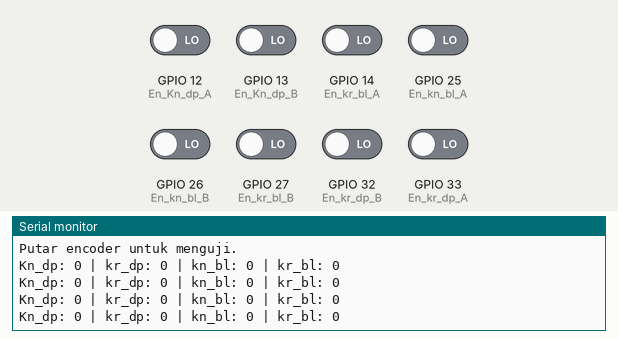
Recording of a sketch running on a simulated ESP32. Shown: the last lines printed to the serial monitor. The inputs (shaded band) are chosen by the test bench; at power-on: GPIO 12 (En_Kn_dp_A), GPIO 13 (En_Kn_dp_B), GPIO 14 (En_kr_bl_A), GPIO 25 (En_kn_bl_A), GPIO 26 (En_kn_bl_B), GPIO 27 (En_kr_bl_B), GPIO 32 (En_kr_dp_B), GPIO 33 (En_kr_dp_A) LOW.

Above: at 1.2 s.
1.3 s: GPIO 12 (En_Kn_dp_A) driven HIGH
At 1.68 s:
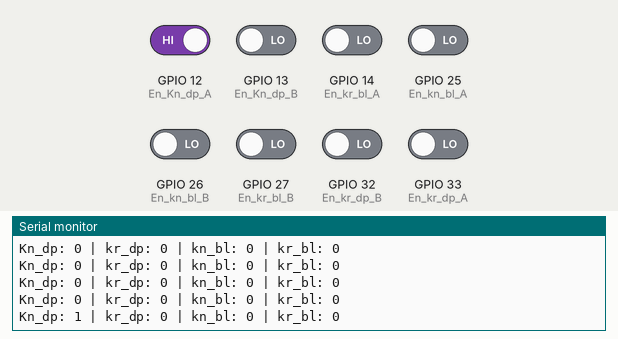
2.8 s: GPIO 13 (En_Kn_dp_B) driven HIGH
At 3.18 s:
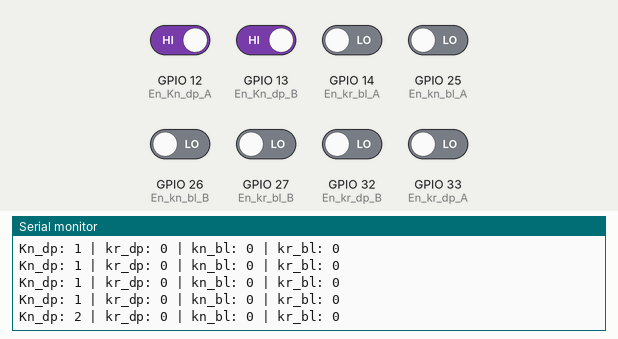
4.3 s: GPIO 14 (En_kr_bl_A) driven HIGH
At 4.68 s:
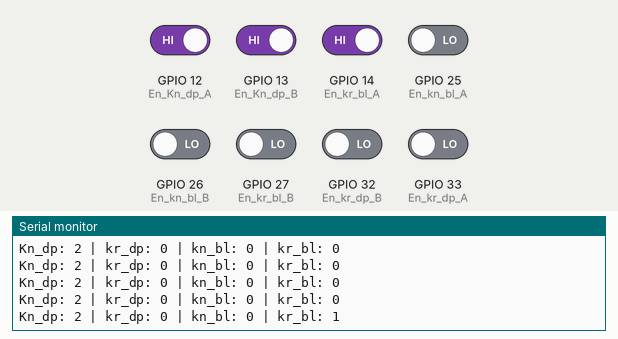
5.8 s: GPIO 25 (En_kn_bl_A) driven HIGH
At 6.18 s:
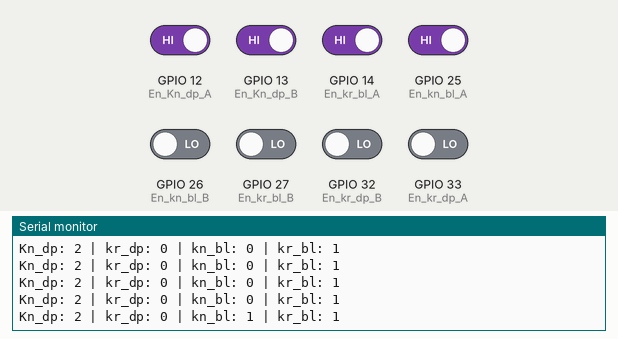
7.3 s: GPIO 26 (En_kn_bl_B) driven HIGH
At 7.68 s:
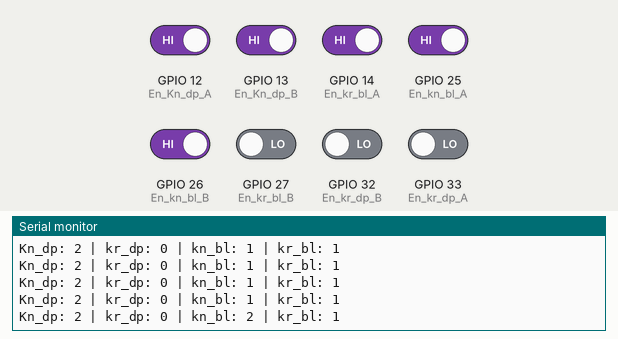
8.8 s: GPIO 27 (En_kr_bl_B) driven HIGH
At 9.18 s:
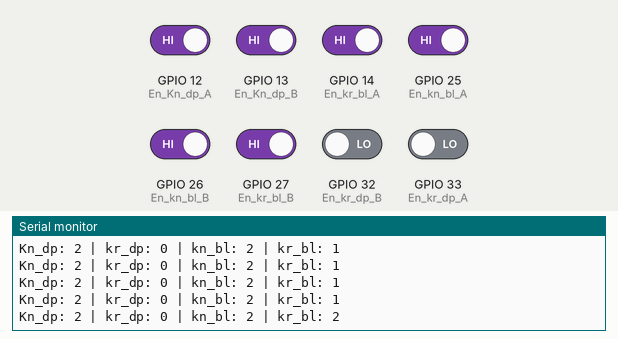
Timing chart, 0 to 11.3 s (numbered marks = the images above; inputs shaded):
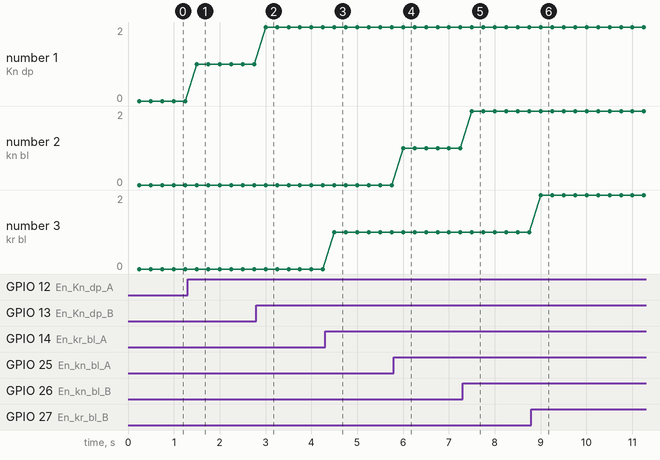

Measured:
- after the input at 1.3 s, the serial monitor: prints a new line after 0.20 s (image 1)
- after the input at 2.8 s, the serial monitor: prints a new line after 0.20 s (image 2)
- after the input at 4.3 s, the serial monitor: prints a new line after 0.20 s (image 3)
- after the input at 5.8 s, the serial monitor: prints a new line after 0.20 s (image 4)
- after the input at 7.3 s, the serial monitor: prints a new line after 0.20 s (image 5)
- after the input at 8.8 s, the serial monitor: prints a new line after 0.20 s (image 6)
- plotted number 1: 0 → 1 after the input at 1.3 s, 1 → 2 after the input at 2.8 s

The sketch:

kang.ino
```cpp
#include <Arduino.h>

// ===================================
// PIN ENCODER
// ===================================

// Kanan depan
#define En_Kn_dp_A 12
#define En_Kn_dp_B 13

// Kiri depan
#define En_kr_dp_A 33
#define En_kr_dp_B 32

// Kanan belakang
#define En_kn_bl_A 25
#define En_kn_bl_B 26

// Kiri belakang
#define En_kr_bl_A 14
#define En_kr_bl_B 27

// ===================================
// COUNTER
// ===================================

volatile long count_Kn_dp = 0;
volatile long count_kr_dp = 0;
volatile long count_kn_bl = 0;
volatile long count_kr_bl = 0;

// State quadrature sebelumnya
volatile uint8_t state_Kn_dp = 0;
volatile uint8_t state_kr_dp = 0;
volatile uint8_t state_kn_bl = 0;
volatile uint8_t state_kr_bl = 0;

// Tabel pembacaan quadrature
const int8_t qdec[16] = {
   0, -1,  1,  0,
   1,  0,  0, -1,
  -1,  0,  0,  1,
   0,  1, -1,  0
};

// ===================================
// FUNGSI INTERRUPT
// ===================================

void IRAM_ATTR isr_Kn_dp() {
  uint8_t s = (digitalRead(En_Kn_dp_A) << 1)
            | digitalRead(En_Kn_dp_B);
  count_Kn_dp += qdec[(state_Kn_dp << 2) | s];
  state_Kn_dp = s;
}

void IRAM_ATTR isr_kr_dp() {
  uint8_t s = (digitalRead(En_kr_dp_A) << 1)
            | digitalRead(En_kr_dp_B);
  count_kr_dp += qdec[(state_kr_dp << 2) | s];
  state_kr_dp = s;
}

void IRAM_ATTR isr_kn_bl() {
  uint8_t s = (digitalRead(En_kn_bl_A) << 1)
            | digitalRead(En_kn_bl_B);
  count_kn_bl += qdec[(state_kn_bl << 2) | s];
  state_kn_bl = s;
}

void IRAM_ATTR isr_kr_bl() {
  uint8_t s = (digitalRead(En_kr_bl_A) << 1)
            | digitalRead(En_kr_bl_B);
  count_kr_bl += qdec[(state_kr_bl << 2) | s];
  state_kr_bl = s;
}

// ===================================
// SETUP
// ===================================

void setup() {
  Serial.begin(115200);

  pinMode(En_Kn_dp_A, INPUT);
  pinMode(En_Kn_dp_B, INPUT);
  pinMode(En_kr_dp_A, INPUT);
  pinMode(En_kr_dp_B, INPUT);
  pinMode(En_kn_bl_A, INPUT);
  pinMode(En_kn_bl_B, INPUT);
  pinMode(En_kr_bl_A, INPUT);
  pinMode(En_kr_bl_B, INPUT);

  // Simpan kondisi awal semua channel
  state_Kn_dp = (digitalRead(En_Kn_dp_A) << 1)
              | digitalRead(En_Kn_dp_B);
  state_kr_dp = (digitalRead(En_kr_dp_A) << 1)
              | digitalRead(En_kr_dp_B);
  state_kn_bl = (digitalRead(En_kn_bl_A) << 1)
              | digitalRead(En_kn_bl_B);
  state_kr_bl = (digitalRead(En_kr_bl_A) << 1)
              | digitalRead(En_kr_bl_B);

  // Interrupt kedua channel setiap encoder
  attachInterrupt(digitalPinToInterrupt(En_Kn_dp_A),
                  isr_Kn_dp, CHANGE);
  attachInterrupt(digitalPinToInterrupt(En_Kn_dp_B),
                  isr_Kn_dp, CHANGE);

  attachInterrupt(digitalPinToInterrupt(En_kr_dp_A),
                  isr_kr_dp, CHANGE);
  attachInterrupt(digitalPinToInterrupt(En_kr_dp_B),
                  isr_kr_dp, CHANGE);

  attachInterrupt(digitalPinToInterrupt(En_kn_bl_A),
                  isr_kn_bl, CHANGE);
  attachInterrupt(digitalPinToInterrupt(En_kn_bl_B),
                  isr_kn_bl, CHANGE);

  attachInterrupt(digitalPinToInterrupt(En_kr_bl_A),
                  isr_kr_bl, CHANGE);
  attachInterrupt(digitalPinToInterrupt(En_kr_bl_B),
                  isr_kr_bl, CHANGE);

  Serial.println("ESP32 4 Motor Encoder Counter");
  Serial.println("Putar encoder untuk menguji.");
}

// ===================================
// LOOP
// ===================================

void loop() {
  static unsigned long lastPrint = 0;

  if (millis() - lastPrint >= 250) {
    lastPrint = millis();

    long kn_dp, kr_dp, kn_bl, kr_bl;

    // Baca counter dengan aman
    noInterrupts();
    kn_dp = count_Kn_dp;
    kr_dp = count_kr_dp;
    kn_bl = count_kn_bl;
    kr_bl = count_kr_bl;
    interrupts();

    Serial.printf(
      "Kn_dp: %ld | kr_dp: %ld | kn_bl: %ld | kr_bl: %ld\n",
      kn_dp, kr_dp, kn_bl, kr_bl
    );
  }
}
```
